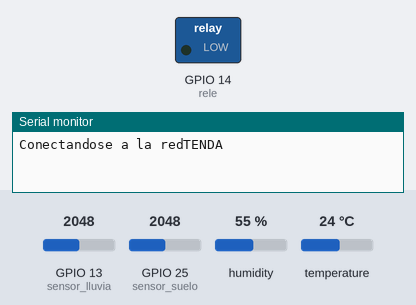
Recording of a sketch running on a simulated ESP32. Shown: switched loads named in the sketch (green lamp = pin HIGH), the last lines printed to the serial monitor. Inputs (shaded band) come from the test bench; at power-on: GPIO 13 (sensor_lluvia) = 2048, GPIO 25 (sensor_suelo) = 2048, humidity 55 %, temperature 24 °C. WiFi joins after 1.5 s; servers stay silent unless stated; no MQTT or app messages arrive unless stated.

Above: at 0.1 s.
At 1.6 s:
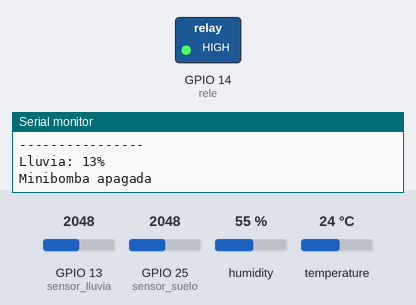
Timing chart, 0 to 3.1 s (numbered marks = the images above):
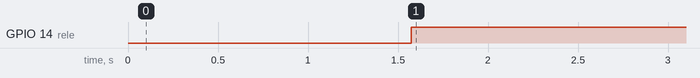

The sketch:

Code_ProyectoIoT.ino
```cpp
#include <WiFi.h> // Con el ESP8266: #include <ESP8266WiFi.h>
#include <PubSubClient.h> //Librería que se utiliza como un cliente MQTT
#include "DHT.h" //Librería para el sensor DHT22
#define DHT_PIN 23  //Se define el pin del DHT23 en el pin23
#define DHT_TIPO DHT22 //Se define el tipo de DHT : 22
const int sensor_suelo = 25; //Sensor de humedad de suelo conectado al pin 25
const int sensor_lluvia = 13; //Sensor de lluvia conectado al pin 13
int rele = 14; //Rele conectado al pin 14

DHT dht(DHT_PIN,DHT_TIPO); //Se define los valores del dht

const char* ssid = "TENDA"; //Id de la red WiFi
const char* password = "24047100"; //Password de la red WiFi

char msg[16]; //Variable de tipo char de 16 caracteres
char data_temp[12] = ""; //Variable de tipo char de 12 caracteres
char data_humi[12] = "";//Variable de tipo char de 12 caracteres
float valor_hum_suelo; //Dato tipo flotante
float valor_lluvia; //Dato tipo flotante

const char* mqtt_server = "broker.hivemq.com"; //Nombre del servidor mqtt

WiFiClient esp32;  //Inicializa el nodeMCU WiFi
PubSubClient client(esp32);//Se crea una instancia del objeto del cliente

void config_wifi(){
  Serial.print("Conectandose a la red"); //Imprime en el monitor
  Serial.println(ssid); //Imprime en el monitor
  WiFi.begin(ssid,password); //Se inicia la conexión WiFi

  while(WiFi.status() != WL_CONNECTED){ //En caso de no existir conexión
    delay(500); //Delay de 500 milisegundos
    Serial.print("."); //Imprime '.' en el monitor
  }

  Serial.println("");
  Serial.println("ESP32 CONECTADO, su IP es: ");//Imprime en el monitor
  Serial.println(WiFi.localIP());//Imprime en el monitor la IP local
}

void reconnect(){ //Conexión a broker / Suscribir
  while(!client.connected()){ //Si el modulo no se encuentra conectado se vuelve a reconectar
    Serial.print("Iniciando conexion con Broker.."); //Se imprime en el monitor
    String clienteId = "ESP32";
    if(client.connect(clienteId.c_str())){ //Si se conecta al broker
      Serial.println("Conectado");
      client.subscribe("esp32iot");  //Topic para suscribir
    }else{ //Si es que no se conecta al broker
      Serial.print("Failed, rc=");
      Serial.print(client.state());
      Serial.println(" esperando 3 segundos");
      delay(3000);
    }
    Serial.println(".......Conexión exitosa");
  }
}

void setup(){
  Serial.begin(115200); //Se inicia la comunicación serial
  config_wifi();//Se llama a la funcion config_wifi
  dht.begin(); //Se inicia el dht
  pinMode(sensor_lluvia,INPUT); //Se establece el sensor_lluvia como entrada
  pinMode(rele,OUTPUT);//Se establece el rele como salida

  client.setServer(mqtt_server,1883); //Se conecta al servidor y al puerto
}

void loop(){
  if(!client.connected()){//Si se pierde la conectividad
    reconnect(); //Llama a la función reconnect
  }

  client.loop();

  float h = dht.readHumidity(); //Se lee el valor de la humedad del dht22
  float t = dht.readTemperature();//Se lee el valor de la temperatura del dht22
  float humedad_suelo= analogRead(sensor_suelo); //Se lee el valor del sensor de suelo
  float sens_lluvia= analogRead(sensor_lluvia); //Se lee el valor del sensor de lluvia

  valor_hum_suelo = map(humedad_suelo, 1023,250, 0,100);
  valor_lluvia = map(sens_lluvia, 1000,0, 0,100);

  if(isnan(h)|| isnan(t)){ //Si el valore de la humedad o temperatura es nulo
    Serial.println(F("Failed to read from SHT sensor")); //Se imprime en el monitor un mensaje de error
  }

  sprintf(data_temp,"%3.2f",t);//Se convierte el dato de temperatura a tipo char
  client.publish("temperatura",data_temp);//Se publica el valor de temperatura en el topico 'temperatura'

  sprintf(data_humi,"%3.2f",h);//Se convierte el dato de humedad a tipo char
  client.publish("humedad",data_humi);//Se publica el valor de temperatura en el topico 'humedad'

  snprintf(msg,16,"%d,%d",int(t),int(h));//Se recibe los valores de la humedad y temperatura
  client.publish("canal",msg);//Se publica los valores en el topico 'canal'

  Serial.println("********************************");
  Serial.println("SENSOR DHT22");
  Serial.println("------------");
  Serial.println("Temp: " + String(t) + "°C");
  Serial.println("Humidity: " + String(h) + "%");
  Serial.println("");

  Serial.println("SENSOR HUMEDAD DEL SUELO");
  Serial.println("------------------------");
  Serial.println("Humedad: "+ String(sensor_suelo)+"%");
  Serial.println("");

  Serial.println("SENSOR DE LLUVIA");
  Serial.println("----------------");
  Serial.println("Lluvia: " +String(sensor_lluvia)+"%");

  //ENCENDIDO Y APAGADO DE LA MINIBOMBA
  if(valor_hum_suelo<20 && valor_lluvia > 70){ //Si la HS<20 y llueve
       digitalWrite(rele,HIGH);//Se apaga la minibomba
       Serial.println("HS<20 y llueve -> Minibomba apagada");

    }else if(valor_hum_suelo<20 && valor_lluvia < 20 && h<20){
      digitalWrite(rele,LOW);//Se enciende la minibomba
      delay(3000); //Retraso de 3000 milisegundos
      digitalWrite(rele,HIGH);//Se apaga la minibomba
      Serial.println("HS<20, no llueve y hum<20 -> Minibomba encendida");
    }else if(valor_hum_suelo<20 && h>70 && valor_lluvia<10){
      digitalWrite(rele,LOW);//Se enciende la minibomba
      delay(2000);//Retraso de 2000 milisegundos
      digitalWrite(rele,HIGH);//Se apaga la minibomba
      Serial.println("HS<20, hum>70 y no llueve -> Minibomba encendida");
    }else if(humedad_suelo<20 && valor_lluvia<10 && t >35){
      digitalWrite(rele,LOW);//Se enciende la minibomba
      delay(3000);//Retraso de 3000 milisegundos
      digitalWrite(rele,HIGH);//Se apaga la minibomba
      Serial.println("HS<20, no llueve y temp>35 -> Minibomba encendida");
    }else{
      digitalWrite(rele,HIGH);//Se apaga la minibomba
      Serial.println("Minibomba apagada");
    }

  delay(20000);//Retraso de 20000 milisegundos

}
```

Measured:
- by itself, GPIO 14 (rele): LOW → HIGH at 1.6 s
